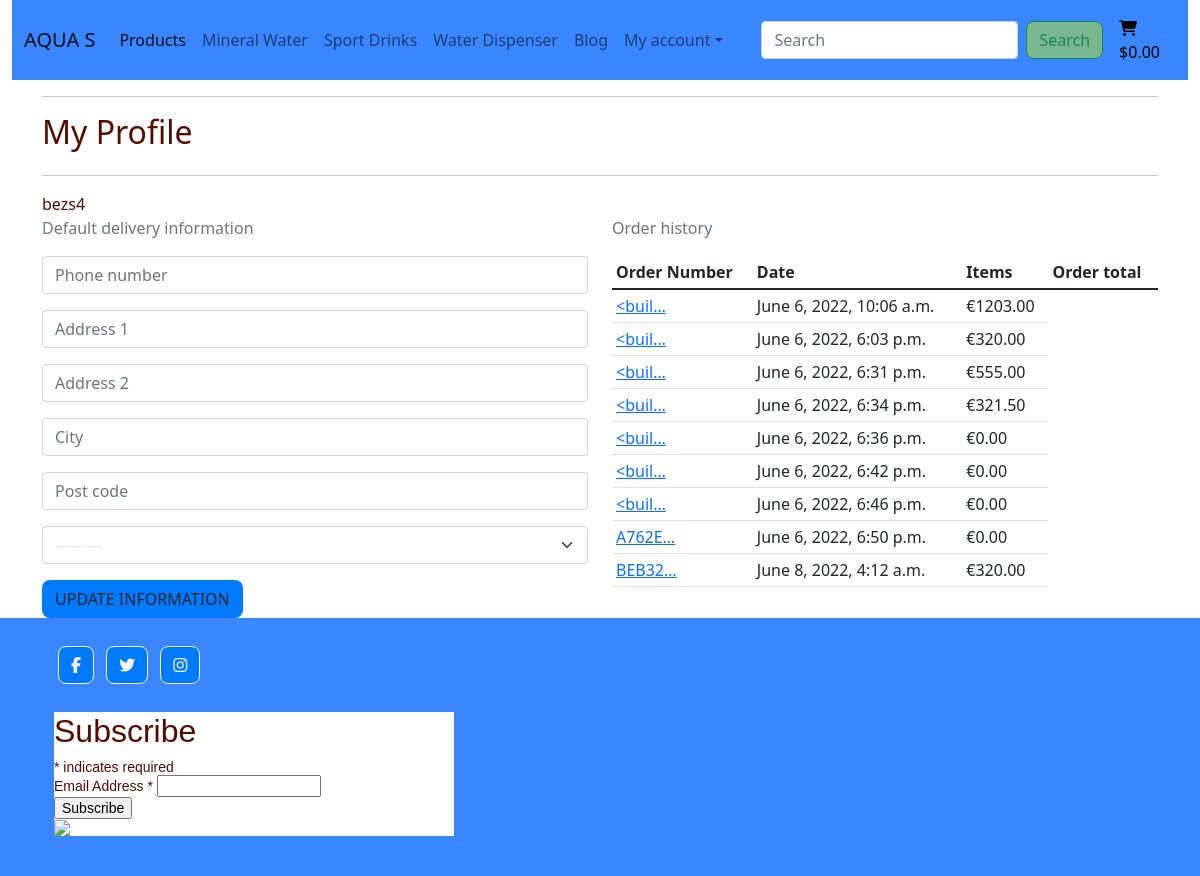
/profile/ (signed in), run on the app's committed database.
### profiles/models.py (models this page shows, shortened)
class UserProfile(models.Model):
    user = models.OneToOneField(User, on_delete=models.CASCADE)
    default_phone_number = models.CharField(max_length=20, null=True, blank=True)
    default_address_1 = models.CharField(max_length=80, null=True, blank=True)
    default_address_2 = models.CharField(max_length=80, null=True, blank=True)
    default_city = models.CharField(max_length=30, null=True, blank=True)
    default_post_code = models.CharField(max_length=20, null=True, blank=True)
    default_country = CountryField(blank_label='Country *', null=True, blank=True)
    def __str__(self):
        return self.user.username

### checkout/models.py (models this page shows, shortened)
class Order(models.Model):
    order_number = models.CharField(max_length=32, null=False, editable=False)
    user_profile = models.ForeignKey(UserProfile, on_delete=models.SET_NULL,
                                     null=True, blank=True, related_name='orders')
    full_name = models.CharField(max_length=50, null=False, blank=False)
    email = models.EmailField(max_length=254, null=False, blank=False)
    phone_number = models.CharField(max_length=20, null=False, blank=False)
    country = CountryField(blank_label='Country *', null=False, blank=False)
    post_code = models.CharField(max_length=20, null=True, blank=True)
    city = models.CharField(max_length=30, null=False, blank=False)
    address_1 = models.CharField(max_length=30, null=False, blank=False)
    address_2 = models.CharField(max_length=30, null=True, blank=True)
    date = models.DateTimeField(auto_now_add=True)
    delivery_cost = models.DecimalField(max_digits=6, decimal_places=2, null=False, default=0)
    order_total = models.DecimalField(max_digits=10, decimal_places=2, null=False, default=0)
    grand_total = models.DecimalField(max_digits=10, decimal_places=2, null=False, default=0)
    original_bag = models.TextField(null=False, blank=False, default='')
    stripe_pid = models.CharField(max_length=254, null=False, blank=False, default='')

### profiles/views.py (the view)
# urls.py: path('profile/', include('profiles.urls')),
@login_required
def profile(request):
    profile = get_object_or_404(UserProfile, user=request.user)
    if request.method == 'POST':
        form = UserProfileForm(request.POST, instance=profile)
        if form.is_valid():
            form.save()
            messages.success(request, 'Profile updated successfully')
        else:
            messages.error(request, 'Update failed. Please ensure the form is valid.')
    else:
        form = UserProfileForm(instance=profile)
    orders = profile.orders.all()
    template = 'profiles/profile.html'
    context = {
        'profile': profile,
        'form': form,
        'orders': orders,
        'on_profile_page': True
    }
    return render(request, template, context)

### profiles/forms.py
class UserProfileForm(forms.ModelForm):
    class Meta:
        model = UserProfile
        exclude = ('user',)
    def __init__(self, *args, **kwargs):
        super().__init__(*args, **kwargs)
        placeholders = {
            'default_phone_number': 'Phone number',
            'default_post_code': 'Post code',
            'default_city': 'City',
            'default_address_1': 'Address 1',
            'default_address_2': 'Address 2',
        }
        self.fields['default_phone_number'].widget.attrs['autofocus'] = True
        for field in self.fields:
            if field != 'default_country':
                if self.fields[field].required:
                    placeholder = f'{placeholders[field]} *'
                else:
                    placeholder = placeholders[field]
                self.fields[field].widget.attrs['placeholder'] = placeholder
            self.fields[field].widget.attrs['class'] = 'border-black profile-form-input'
            self.fields[field].label = False

### bag/contexts.py (called while the page is built, shortened)
def bag_contents(request):
    bag_items = []
    total = 0
    product_quantity = 0
    bag = request.session.get('bag', {})
    if total < settings.FREE_DELIVERY_TRESHOLD:
        delivery = total * Decimal(settings.STANDARD_DELIVERY_PERCENTAGE / 100)
        free_delivery_delta = settings.FREE_DELIVERY_TRESHOLD - total
    else:
        delivery = 0
        free_delivery_delta = 0
    grand_total = delivery + total
    context = {
        'bag_items': bag_items,
        'total': total,
        'product_quantity': product_quantity,
        'delivery': delivery,
        'free_delivery_delta': free_delivery_delta,
        'free_delivery_treshold': settings.FREE_DELIVERY_TRESHOLD,
        'grand_total': grand_total,
    }
    return context

### profiles/templates/profiles/profile.html (shortened to what this page needs)
{% extends 'base.html' %}
{% load static %}
{% block content %}
    <div class="overlay"></div>
    <div class="container">
        <div class="row">
            <div class="col">
                <hr>
                <h2 class="logo-font mb-4">My Profile</h2>
                <hr>
            </div>
        </div>
        {{ profile }}
        <div class="row">
            <div class="col-12 col-lg-6">
                <p class="text-muted">Default delivery information</p>
                <form class="mt-3" action="{% url 'profile' %}" method="POST" id="profile-update-form">
                    {{ form|crispy }}
                    <button class="btn btn-black text-uppercase float-right">Update information</button>
                </form>
            </div>
            <div class="col-12 col-lg-6">
                <p class="text-muted">Order history</p>
                <div class="order-history table-responsive">
                    <table class="table table-sm table-border-borderless">
                        <thead>
                            <tr>
                                <th>Order Number</th>
                                <th>Date</th>
                                <th>Items</th>
                                <th>Order total</th>
                            </tr>
                        </thead>
                        <tbody>
                            {% for order in orders %}
                                <tr>
                                    <td>
                                        <a href="{% url 'order_history' order.order_number %}"
                                        title="{{ order.order_number }}">
                                            {{ order.order_number|truncatechars:6}}
                                        </a>
                                    </td>
                                    <td>{{ order.date }}</td>
                                    <td>€{{ order.grand_total }}</td>
                                </tr>
                            {% endfor %}
                        </tbody>
                    </table>
                </div>
            </div>
        </div>
    </div>
{% endblock %}

### static/css/base.css (style rules this page uses)
html { height: 100%; }
body { background: url('/media/sunset.png') no-repeat center center fixed; background-size: cover; height: calc(100vh - 164px); color: #520c00; }
.overlay { height: 100%; width: 100%; top: 0; left: 0; position: fixed; background: #fff; z-index: -1; }
.btn { background: #007bff; border-radius: 0.5rem; }

### data on the page
UserProfile: user.username "bezs4", default_country "---------"
Order: order_number "<buil…", date "June 6, 2022, 10:06 a.m.", grand_total "1203.00"
Order: order_number "<buil…", date "June 6, 2022, 6:03 p.m.", grand_total "320.00"
Order: order_number "<buil…", date "June 6, 2022, 6:31 p.m.", grand_total "555.00"
Order: order_number "<buil…", date "June 6, 2022, 6:34 p.m.", grand_total "321.50"
Order: order_number "<buil…", date "June 6, 2022, 6:36 p.m.", grand_total "0.00"
Order: order_number "<buil…", date "June 6, 2022, 6:42 p.m.", grand_total "0.00"
Order: order_number "<buil…", date "June 6, 2022, 6:46 p.m.", grand_total "0.00"
Order: order_number "A762E…", date "June 6, 2022, 6:50 p.m.", grand_total "0.00"
Order: order_number "BEB32…", date "June 8, 2022, 4:12 a.m.", grand_total "320.00"
